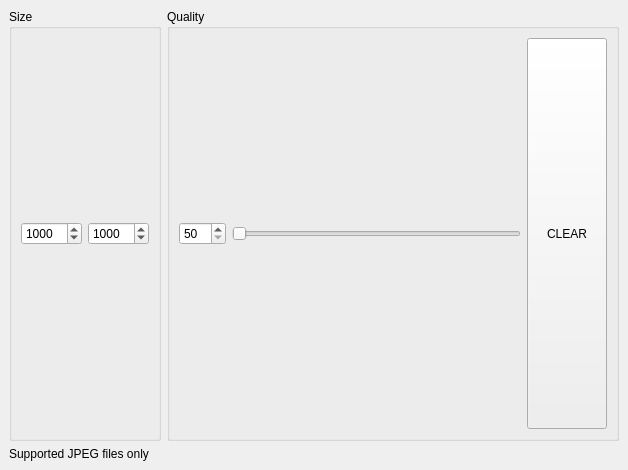
<?xml version="1.0" encoding="UTF-8"?>
<ui version="4.0">
 <class>resizer</class>
 <widget class="QMainWindow" name="resizer">
  <property name="geometry">
   <rect>
    <x>0</x>
    <y>0</y>
    <width>628</width>
    <height>470</height>
   </rect>
  </property>
  <property name="windowTitle">
   <string>Resize Images</string>
  </property>
  <widget class="QWidget" name="centralwidget">
   <layout class="QVBoxLayout" name="verticalLayout" stretch="0,0,1">
    <item>
     <layout class="QHBoxLayout" name="horizontalLayout_3">
      <item>
       <widget class="QGroupBox" name="groupBox">
        <property name="title">
         <string>Size</string>
        </property>
        <layout class="QHBoxLayout" name="horizontalLayout_2">
         <item>
          <widget class="QSpinBox" name="resize_w_spb">
           <property name="minimum">
            <number>100</number>
           </property>
           <property name="maximum">
            <number>10000</number>
           </property>
           <property name="value">
            <number>1000</number>
           </property>
          </widget>
         </item>
         <item>
          <widget class="QSpinBox" name="resize_h_spb">
           <property name="minimum">
            <number>100</number>
           </property>
           <property name="maximum">
            <number>10000</number>
           </property>
           <property name="value">
            <number>1000</number>
           </property>
          </widget>
         </item>
        </layout>
       </widget>
      </item>
      <item>
       <widget class="QGroupBox" name="groupBox_2">
        <property name="title">
         <string>Quality</string>
        </property>
        <layout class="QHBoxLayout" name="horizontalLayout">
         <item>
          <widget class="QSpinBox" name="quality_spb">
           <property name="minimum">
            <number>50</number>
           </property>
           <property name="maximum">
            <number>100</number>
           </property>
          </widget>
         </item>
         <item>
          <widget class="QSlider" name="horizontalSlider">
           <property name="minimum">
            <number>50</number>
           </property>
           <property name="maximum">
            <number>100</number>
           </property>
           <property name="orientation">
            <enum>Qt::Horizontal</enum>
           </property>
          </widget>
         </item>
         <item>
          <widget class="QPushButton" name="clear_btn">
           <property name="sizePolicy">
            <sizepolicy hsizetype="Minimum" vsizetype="Expanding">
             <horstretch>0</horstretch>
             <verstretch>0</verstretch>
            </sizepolicy>
           </property>
           <property name="text">
            <string>CLEAR</string>
           </property>
          </widget>
         </item>
        </layout>
       </widget>
      </item>
     </layout>
    </item>
    <item>
     <widget class="QLabel" name="label">
      <property name="text">
       <string>Supported JPEG files only</string>
      </property>
     </widget>
    </item>
    <item>
     <layout class="QVBoxLayout" name="list_ly"/>
    </item>
   </layout>
  </widget>
 </widget>
 <resources/>
 <connections>
  <connection>
   <sender>horizontalSlider</sender>
   <signal>valueChanged(int)</signal>
   <receiver>quality_spb</receiver>
   <slot>setValue(int)</slot>
   <hints>
    <hint type="sourcelabel">
     <x>258</x>
     <y>77</y>
    </hint>
    <hint type="destinationlabel">
     <x>199</x>
     <y>80</y>
    </hint>
   </hints>
  </connection>
  <connection>
   <sender>quality_spb</sender>
   <signal>valueChanged(int)</signal>
   <receiver>horizontalSlider</receiver>
   <slot>setValue(int)</slot>
   <hints>
    <hint type="sourcelabel">
     <x>188</x>
     <y>72</y>
    </hint>
    <hint type="destinationlabel">
     <x>272</x>
     <y>80</y>
    </hint>
   </hints>
  </connection>
 </connections>
</ui>
